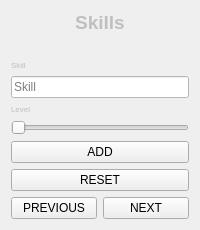
                <widget class="QWidget" name="F1_p3">
                 <layout class="QVBoxLayout" name="verticalLayout_32">
                  <item>
                   <widget class="QLabel" name="label_20">
                    <property name="sizePolicy">
                     <sizepolicy hsizetype="Minimum" vsizetype="Maximum">
                      <horstretch>0</horstretch>
                      <verstretch>0</verstretch>
                     </sizepolicy>
                    </property>
                    <property name="font">
                     <font>
                      <pointsize>14</pointsize>
                      <weight>75</weight>
                      <bold>true</bold>
                     </font>
                    </property>
                    <property name="styleSheet">
                     <string notr="true">color: rgb(191, 191, 191);</string>
                    </property>
                    <property name="text">
                     <string>Skills</string>
                    </property>
                    <property name="alignment">
                     <set>Qt::AlignCenter</set>
                    </property>
                   </widget>
                  </item>
                  <item>
                   <widget class="QLabel" name="label_39">
                    <property name="styleSheet">
                     <string notr="true">font: 14pt &quot;MS Shell Dlg 2&quot;;</string>
                    </property>
                    <property name="text">
                     <string/>
                    </property>
                    <property name="pixmap">
                     <pixmap resource="f1.qrc">:/newPrefix/Pic/skill4.jpg</pixmap>
                    </property>
                    <property name="scaledContents">
                     <bool>true</bool>
                    </property>
                    <property name="alignment">
                     <set>Qt::AlignCenter</set>
                    </property>
                   </widget>
                  </item>
                  <item>
                   <layout class="QVBoxLayout" name="verticalLayout_8">
                    <item>
                     <widget class="QLabel" name="label_58">
                      <property name="sizePolicy">
                       <sizepolicy hsizetype="Preferred" vsizetype="Maximum">
                        <horstretch>0</horstretch>
                        <verstretch>0</verstretch>
                       </sizepolicy>
                      </property>
                      <property name="font">
                       <font>
                        <pointsize>6</pointsize>
                       </font>
                      </property>
                      <property name="styleSheet">
                       <string notr="true">color: rgb(191, 191, 191);</string>
                      </property>
                      <property name="text">
                       <string>Skill</string>
                      </property>
                     </widget>
                    </item>
                    <item>
                     <widget class="QLineEdit" name="skill_line_edit_f1">
                      <property name="styleSheet">
                       <string notr="true">background-color: rgb(255, 255, 255);</string>
                      </property>
                      <property name="placeholderText">
                       <string>Skill</string>
                      </property>
                     </widget>
                    </item>
                   </layout>
                  </item>
                  <item>
                   <widget class="QLabel" name="label_30">
                    <property name="sizePolicy">
                     <sizepolicy hsizetype="Minimum" vsizetype="Maximum">
                      <horstretch>0</horstretch>
                      <verstretch>0</verstretch>
                     </sizepolicy>
                    </property>
                    <property name="font">
                     <font>
                      <pointsize>6</pointsize>
                     </font>
                    </property>
                    <property name="styleSheet">
                     <string notr="true">color: rgb(191, 191, 191);</string>
                    </property>
                    <property name="text">
                     <string>Level</string>
                    </property>
                   </widget>
                  </item>
                  <item>
                   <widget class="QSlider" name="skill_slider_f1">
                    <property name="maximum">
                     <number>5</number>
                    </property>
                    <property name="pageStep">
                     <number>1</number>
                    </property>
                    <property name="tracking">
                     <bool>false</bool>
                    </property>
                    <property name="orientation">
                     <enum>Qt::Horizontal</enum>
                    </property>
                    <property name="invertedAppearance">
                     <bool>false</bool>
                    </property>
                   </widget>
                  </item>
                  <item>
                   <widget class="QPushButton" name="ADD_SKILL_F1">
                    <property name="styleSheet">
                     <string notr="true">QPushButton {
	color: rgb(0, 0, 0);
	background-color: rgb(191, 191 191);
}
QPushButton:hover {
	color: rgb(255, 255, 255);
	background-color: rgb(0, 68, 100);
}</string>
                    </property>
                    <property name="text">
                     <string>ADD</string>
                    </property>
                   </widget>
                  </item>
                  <item>
                   <widget class="QPushButton" name="rs1">
                    <property name="styleSheet">
                     <string notr="true">QPushButton {
	color: rgb(0, 0, 0);
	background-color: rgb(191, 191 191);
}
QPushButton:hover {
	color: rgb(255, 255, 255);
	background-color: rgb(0, 68, 100);
}</string>
                    </property>
                    <property name="text">
                     <string>RESET</string>
                    </property>
                   </widget>
                  </item>
                  <item>
                   <layout class="QHBoxLayout" name="horizontalLayout_17">
                    <item>
                     <widget class="QPushButton" name="F3_PREVIOUS_2">
                      <property name="styleSheet">
                       <string notr="true">QPushButton {
	color: rgb(0, 0, 0);
	background-color: rgb(191, 191 191);
}
QPushButton:hover {
	color: rgb(255, 255, 255);
	background-color: rgb(0, 68, 100);
}</string>
                      </property>
                      <property name="text">
                       <string>PREVIOUS</string>
                      </property>
                     </widget>
                    </item>
                    <item>
                     <widget class="QPushButton" name="F3_NEXT_2">
                      <property name="styleSheet">
                       <string notr="true">QPushButton {
	color: rgb(0, 0, 0);
	background-color: rgb(191, 191 191);
}
QPushButton:hover {
	color: rgb(255, 255, 255);
	background-color: rgb(0, 68, 100);
}</string>
                      </property>
                      <property name="text">
                       <string>NEXT</string>
                      </property>
                     </widget>
                    </item>
                   </layout>
                  </item>
                 </layout>
                </widget>
